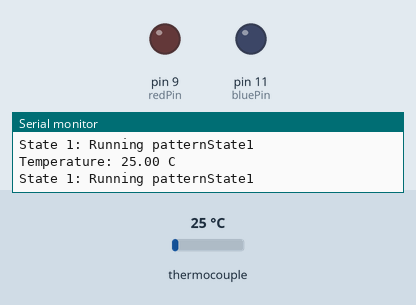
Recording of a sketch running on a simulated Arduino Uno, built with avr-gcc and run on an emulated ATmega328P. On the bench: output pins drawn as LEDs (lit = HIGH), the last lines printed to the serial monitor. The inputs (shaded band) are chosen by the test bench; at power-on: thermocouple 25 °C. Pins used as bus, display or sensor lines are not drawn.

Above: at 1.3 s.
1.4 s: thermocouple set to 11 °C
At 1.4 s:
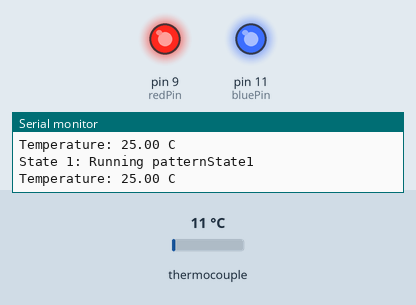
4.4 s: thermocouple set to 8 °C
At 5.4 s:
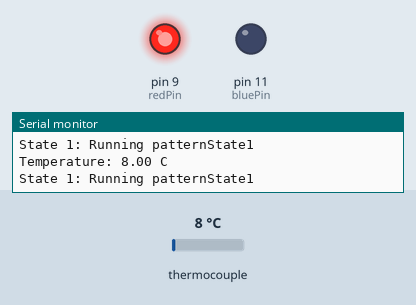
7.4 s: thermocouple set to 75 °C
10.4 s: thermocouple set to 6 °C
Timing chart, 0 to 14.4 s (numbered marks = the images above; inputs shaded):
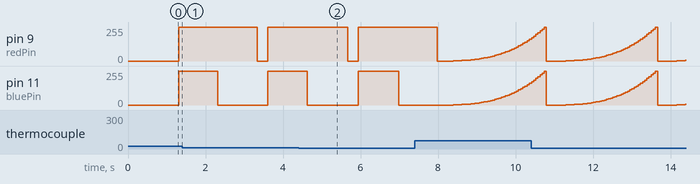

The sketch:

thermoControlV2.ino
```cpp
#include <max6675.h>  // Define the pins for MAX6675 thermocouple
#define MAX6675_CS    10  // Chip Select Pin
#define MAX6675_CLK   13  // Clock Pin
#define MAX6675_DO    12  // Data Output Pin

// Create an instance of the MAX6675 object
MAX6675 thermocouple(MAX6675_CLK, MAX6675_CS, MAX6675_DO);

const int redPin = 9;
const int greenPin = 10;
const int bluePin = 11;

int state = 0;

unsigned long previousMillis = 0; // Used for non-blocking timing
unsigned long interval = 1000; // Interval for patternState1
int pattern1Step = 0;

int intensity = 0; // Variable for intensity in patternState2
unsigned long previousMillisPattern2 = 0; // Timing for patternState2

// Flag to track if the temperature has crossed 14°C
bool hasCrossed14 = false;

void setup() {
  pinMode(redPin, OUTPUT);
  pinMode(greenPin, OUTPUT);
  pinMode(bluePin, OUTPUT);

  // Start Serial communication for debugging
  Serial.begin(9600);
}

void loop() {
  // Read the temperature from the MAX6675 thermocouple
  float temperature = thermocouple.readCelsius();

  // Debugging: Print the temperature to the Serial Monitor
  Serial.print("Temperature: ");
  Serial.print(temperature);
  Serial.println(" C");

  // Check if the temperature crosses from below 14 to above 14
  if (temperature > 14 && !hasCrossed14) {
    state++; // Increment state
    if (state > 2) state = 0;  // Cycle back to state 0

    // Print the new state for debugging
    Serial.print("State changed to: ");
    Serial.println(state);

    // Set the flag to indicate that the temperature has crossed 14°C
    hasCrossed14 = true;

    // Wait for a short period to avoid triggering the state change too quickly
    delay(500);  // Adjust the delay as necessary
  }

  // Check if the temperature goes below 14°C again, so we can reset the flag
  if (temperature <= 14) {
    hasCrossed14 = false;
  }

  // Handle the states
  switch (state) {
    case 0:
      Serial.println("State 0: LED at low PWM (5)");
      analogWrite(redPin, 5);
      analogWrite(greenPin, 5);
      analogWrite(bluePin, 5);
      break;
    case 1:
      Serial.println("State 1: Running patternState1");
      patternState1();
      break;
    case 2:
      Serial.println("State 2: Running patternState2");
      patternState2();
      break;
  }
}

void patternState1() {
  unsigned long currentMillis = millis();

  // Update the LED pattern based on timing
  if (currentMillis - previousMillis >= interval) {
    previousMillis = currentMillis; // Save the last time we updated

    switch (pattern1Step) {
      case 0:
        analogWrite(redPin, 0);
        analogWrite(greenPin, 255);
        analogWrite(bluePin, 0);
        pattern1Step = 1;
        interval = 250; // Change interval for next step
        break;
      case 1:
        analogWrite(redPin, 255);
        analogWrite(greenPin, 0);
        analogWrite(bluePin, 255);
        pattern1Step = 2;
        interval = 1000; // Change interval for next step
        break;
      case 2:
        analogWrite(redPin, 255);
        analogWrite(greenPin, 0);
        analogWrite(bluePin, 0);
        pattern1Step = 0;
        interval = 1000; // Change interval for next step
        break;
    }
  }
}

void patternState2() {
  unsigned long currentMillis = millis();

  // Update the LED pattern every 20ms
  if (currentMillis - previousMillisPattern2 >= 20) { // 20ms update
    previousMillisPattern2 = currentMillis; // Save the last time we updated

    // Gradually increase the intensity
    if (intensity < 255) {
      intensity += 5; // Increase intensity gradually
    } else {
      intensity = 0; // Reset intensity when it reaches 255
    }

    // Non-linear intensity adjustment (cubic function)
    int redValue = pow(intensity / 255.0, 3) * 255;
    int greenValue = pow(intensity / 255.0, 3) * 255;
    int blueValue = pow(intensity / 255.0, 3) * 255;

    // Update the LEDs with the calculated non-linear intensity values
    analogWrite(redPin, redValue);
    analogWrite(greenPin, greenValue);
    analogWrite(bluePin, blueValue);
  }
}
```

Measured:
- the behaviour switches between 10 and 9 °C on thermocouple (found by bisection; images 1 and 2)
- by itself, pin 9 (redPin), pin 11 (bluePin): ramps from 0/255 to 255/255 and jumps back, once every 2.9 s
